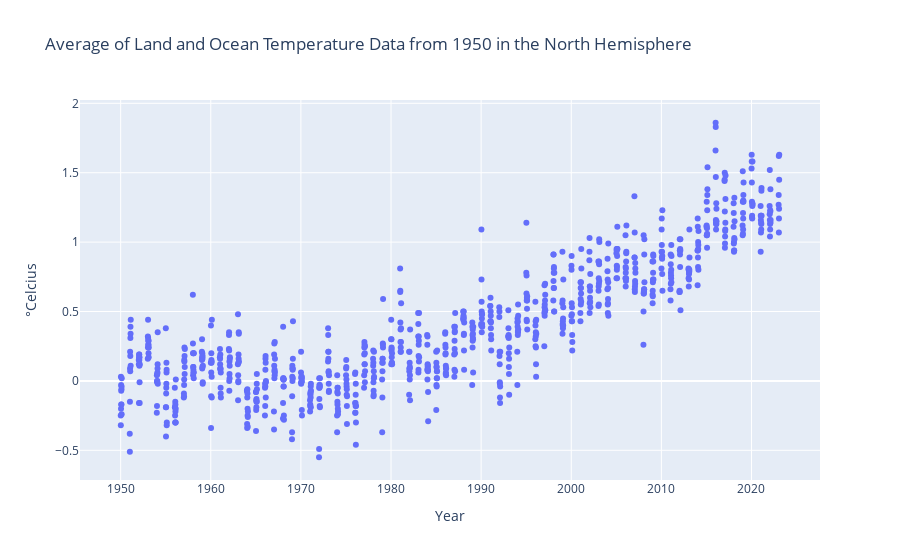

Write notebook code for a chart like this one.
### Code cell
north_hem = pd.read_csv('north_hem.csv', comment ='#')
north_hem.head()

fig2 = px.scatter(north_hem, x='Year', y='Temp', title='Average of Land and Ocean Temperature Data from 1950 in the North Hemisphere')

fig2.update_layout(
    xaxis_title='Year',
    yaxis_title='°Celcius',
    legend_title='Legend',
)

fig2.show()

### Figure 1 — Plotly figure (JSON) as saved in the notebook; plotly's stock layout.template omitted (floating-point values rounded to 4 significant figures; data arrays with more than 128 entries replaced by an {"elided": "..."} marker saying what was removed)
{"data": [{"hovertemplate": "Year=%{x}<br>Temp=%{y}<extra></extra>", "legendgroup": "", "marker": {"color": "#636efa", "symbol": "circle"}, "mode": "markers", "name": "", "orientation": "v", "showlegend": false, "type": "scatter", "x": {"elided": "884 float values"}, "xaxis": "x", "y": {"elided": "884 float values"}, "yaxis": "y"}], "layout": {"legend": {"title": {"text": "Legend"}, "tracegroupgap": 0}, "title": {"text": "Average of Land and Ocean Temperature Data from 1950 in the North Hemisphere"}, "xaxis": {"anchor": "y", "domain": [0, 1], "title": {"text": "Year"}}, "yaxis": {"anchor": "x", "domain": [0, 1], "title": {"text": "°Celcius"}}}}
